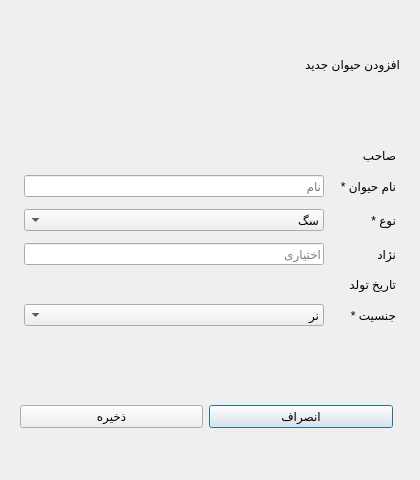
<?xml version="1.0" encoding="UTF-8"?>
<ui version="4.0">
 <class>AddAnimalDialog</class>
 <widget class="QDialog" name="AddAnimalDialog">
  <property name="geometry"><rect><x>0</x><y>0</y><width>420</width><height>480</height></rect></property>
  <property name="windowTitle"><string>افزودن حیوان</string></property>
  <property name="layoutDirection"><enum>Qt::RightToLeft</enum></property>
  <layout class="QVBoxLayout" name="mainLayout">
   <property name="spacing"><number>0</number></property>
   <property name="leftMargin"><number>0</number></property>
   <property name="rightMargin"><number>0</number></property>
   <property name="topMargin"><number>0</number></property>
   <property name="bottomMargin"><number>0</number></property>

   <item>
    <widget class="QWidget" name="headerWidget">
     <property name="minimumHeight"><number>60</number></property>
     <property name="maximumHeight"><number>60</number></property>
     <layout class="QHBoxLayout">
      <property name="leftMargin"><number>20</number></property>
      <property name="rightMargin"><number>20</number></property>
      <item><widget class="QLabel" name="dialogTitle"><property name="text"><string>افزودن حیوان جدید</string></property></widget></item>
     </layout>
    </widget>
   </item>

   <item>
    <widget class="QWidget" name="formWidget">
     <layout class="QFormLayout" name="formLayout">
      <property name="leftMargin"><number>24</number></property>
      <property name="rightMargin"><number>24</number></property>
      <property name="topMargin"><number>20</number></property>
      <property name="bottomMargin"><number>20</number></property>
      <property name="horizontalSpacing"><number>16</number></property>
      <property name="verticalSpacing"><number>12</number></property>

      <item row="0" column="0"><widget class="QLabel"><property name="text"><string>صاحب</string></property></widget></item>
      <item row="0" column="1"><widget class="QLabel" name="ownerInfoLabel"><property name="text"><string></string></property></widget></item>

      <item row="1" column="0"><widget class="QLabel"><property name="text"><string>نام حیوان *</string></property></widget></item>
      <item row="1" column="1"><widget class="QLineEdit" name="animalNameEdit"><property name="placeholderText"><string>نام</string></property></widget></item>

      <item row="2" column="0"><widget class="QLabel"><property name="text"><string>نوع *</string></property></widget></item>
      <item row="2" column="1">
       <widget class="QComboBox" name="typeCombo">
        <item><property name="text"><string>سگ</string></property></item>
        <item><property name="text"><string>گربه</string></property></item>
       </widget>
      </item>

      <item row="3" column="0"><widget class="QLabel"><property name="text"><string>نژاد</string></property></widget></item>
      <item row="3" column="1"><widget class="QLineEdit" name="breedEdit"><property name="placeholderText"><string>اختیاری</string></property></widget></item>

      <item row="4" column="0"><widget class="QLabel"><property name="text"><string>تاریخ تولد</string></property></widget></item>
      <item row="4" column="1"><widget class="QWidget" name="birthDateContainer"><property name="minimumHeight"><number>46</number></property></widget></item>

      <item row="5" column="0"><widget class="QLabel"><property name="text"><string>جنسیت *</string></property></widget></item>
      <item row="5" column="1">
       <widget class="QComboBox" name="genderCombo">
        <item><property name="text"><string>نر</string></property></item>
        <item><property name="text"><string>ماده</string></property></item>
       </widget>
      </item>

     </layout>
    </widget>
   </item>

   <item><spacer><property name="orientation"><enum>Qt::Vertical</enum></property></spacer></item>

   <item>
    <widget class="QWidget" name="footerWidget">
     <property name="minimumHeight"><number>60</number></property>
     <property name="maximumHeight"><number>60</number></property>
     <layout class="QHBoxLayout">
      <property name="leftMargin"><number>20</number></property>
      <property name="rightMargin"><number>20</number></property>
      <item><spacer><property name="orientation"><enum>Qt::Horizontal</enum></property></spacer></item>
      <item><widget class="QPushButton" name="btnCancel"><property name="text"><string>انصراف</string></property><property name="minimumWidth"><number>90</number></property></widget></item>
      <item><widget class="QPushButton" name="btnSave"><property name="text"><string>ذخیره</string></property><property name="minimumWidth"><number>90</number></property></widget></item>
     </layout>
    </widget>
   </item>
  </layout>
 </widget>
</ui>
